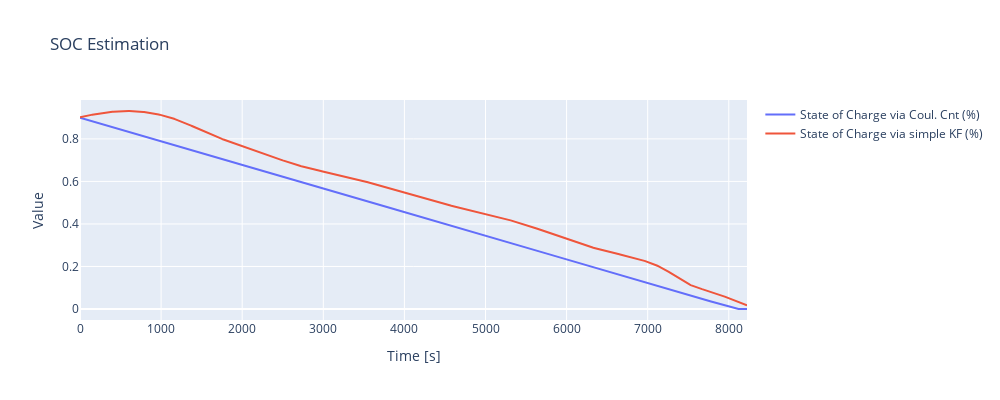

This figure's notebook cell:
### Code cell
soc_by_KF = SOCEstimator.linKF_OCVSOC(
    P_initial=np.array([[1e0]]), # initial error covariance; affects starting point for P
    Q=np.array([[1e-3]]), # process noise covariance; affects P_pred > K > P_new ( how much the actual state of system can deviate from predicted state due to unmodeled influences or inherent randomness in system )
    R=np.array([[1e-0]]) # measurement noise covariance; affects K ( how much noise is expected in observed data )
)

create_single_fig_line_plot([soc_by_coulcnt, soc_by_KF], PyBAMM_DS.data.time, "SOC Estimation")

### Figure 1 — Plotly figure (JSON) as saved in the notebook; plotly's stock layout.template omitted (floating-point values rounded to 4 significant figures; data arrays with more than 128 entries replaced by an {"elided": "..."} marker saying what was removed)
{"data": [{"mode": "lines", "name": "State of Charge via Coul. Cnt (%)", "type": "scatter", "x": {"elided": "824 float values"}, "y": {"elided": "824 float values"}}, {"mode": "lines", "name": "State of Charge via simple KF (%)", "type": "scatter", "x": {"elided": "824 float values"}, "y": {"elided": "824 float values"}}], "layout": {"height": 400, "showlegend": true, "title": {"text": "SOC Estimation"}, "width": 1000, "xaxis": {"title": {"text": "Time [s]"}}, "yaxis": {"title": {"text": "Value"}}}}
